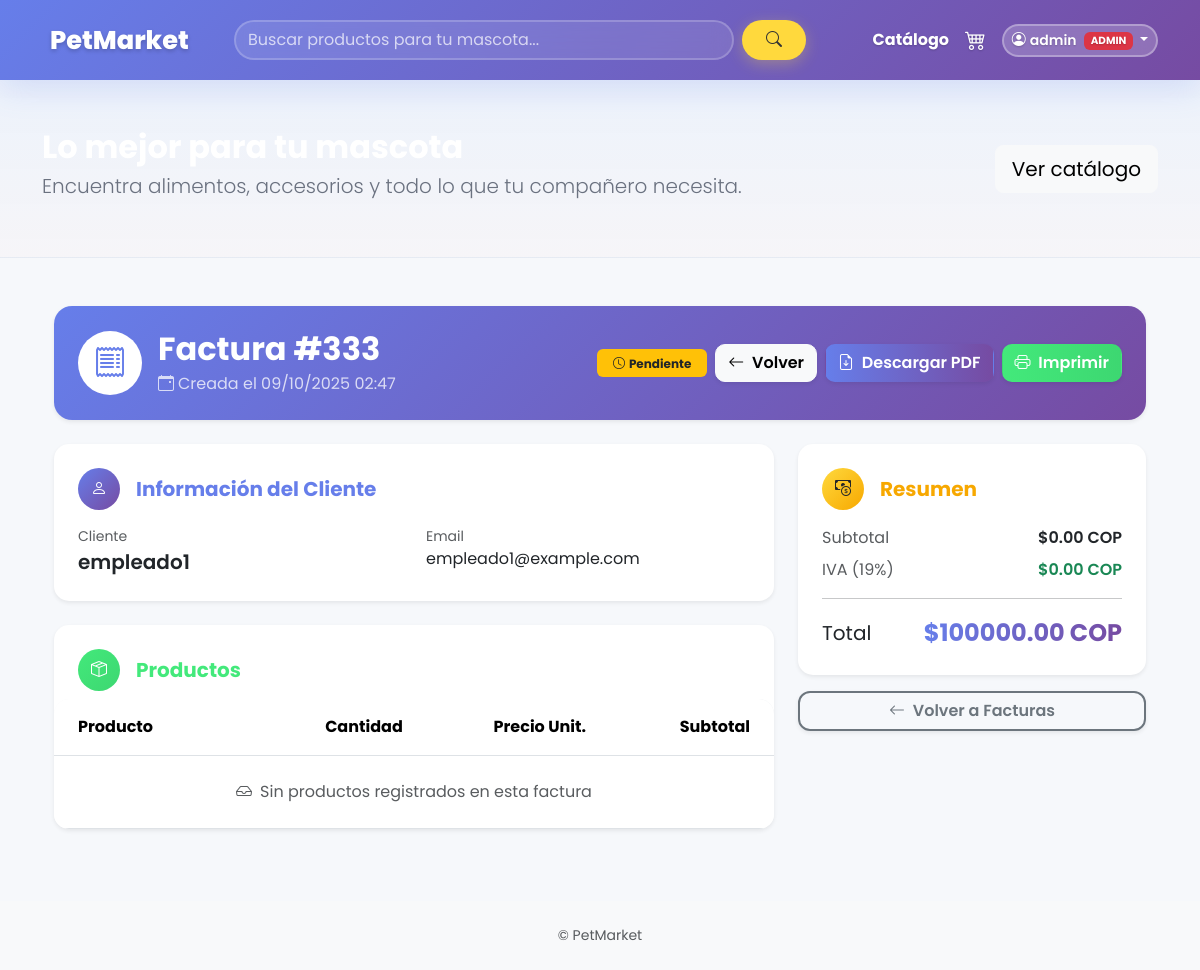
The page /empleados/admin/factura/1/ (signed in) on the database its author committed.
### accounts/models.py (models this page shows)
class CustomUser(AbstractUser):
    ROLE_CHOICES = (
        ('admin', 'Administrador'),
        ('empleado', 'Empleado'),
        ('cliente', 'Cliente'),
    )
    role = models.CharField(max_length=20, choices=ROLE_CHOICES, default='cliente')

### facturas/models.py (models this page shows, shortened)
class Factura(models.Model):
    TIPO_CHOICES = [
        ('factura', 'Factura'),
        ('cotizacion', 'Cotización'),
    ]
    user = models.ForeignKey(settings.AUTH_USER_MODEL, on_delete=models.CASCADE, null=True, blank=True)
    numero = models.CharField(max_length=50, unique=True)
    tipo = models.CharField(max_length=20, choices=TIPO_CHOICES, default='factura')
    aplica_iva = models.BooleanField(default=True, verbose_name='Aplica IVA 19%')
    subtotal = models.DecimalField(max_digits=12, decimal_places=2, default=0)
    iva = models.DecimalField(max_digits=12, decimal_places=2, default=0)
    total = models.DecimalField(max_digits=12, decimal_places=2, default=0)
    STATUS_CHOICES = [
        ('pending', 'Pendiente'),
        ('paid', 'Pagada'),
        ('cancelled', 'Anulada'),
    ]
    status = models.CharField(max_length=20, choices=STATUS_CHOICES, default='pending')
    mp_preference_id = models.CharField(max_length=255, null=True, blank=True)
    mp_payment_id = models.CharField(max_length=255, null=True, blank=True)
    paid_at = models.DateTimeField(null=True, blank=True)
    created_at = models.DateTimeField(auto_now_add=True)
    nombre_cliente = models.CharField(max_length=100, blank=True, null=True)
    email_cliente = models.EmailField(blank=True, null=True)

### empleados/views.py (the view)
# urls.py: path('admin/factura/<int:pk>/', admin_factura_detail, name='admin_factura_detail'),
@login_required
@user_passes_test(is_admin)
def admin_factura_detail(request, pk):
    factura = get_object_or_404(Factura, pk=pk)
    return render(request, 'admin_panel/factura_detail.html', {'factura': factura})

### empleados/views.py (called while the page is built)
def is_admin(user):
    return user.is_superuser or getattr(user, 'role', None) == 'admin'

### petmarket/context_processors.py (called while the page is built)
def cart_count(request):
    cart = request.session.get('cart', {})
    count = sum(cart.values()) if isinstance(cart, dict) else 0
    return {'cart_count': count}

### templates/admin_panel/factura_detail.html (shortened to what this page needs)
{% extends 'base.html' %}
{% block content %}
<div class="container-fluid py-4">
  <div class="row mb-4">
    <div class="col-12">
      <div class="card border-0 shadow-sm" style="border-radius: 18px; background: linear-gradient(135deg, #667eea 0%, #764ba2 100%);">
        <div class="card-body p-4">
          <div class="d-flex flex-wrap justify-content-between align-items-center gap-3">
            <div class="d-flex align-items-center">
              <div class="rounded-circle bg-white d-flex align-items-center justify-content-center" style="width:64px; height:64px;">
                <i class="bi bi-receipt" style="font-size: 2rem; color:#667eea;"></i>
              </div>
              <div class="ms-3 text-white">
                <h2 class="mb-1 fw-bold">{{ factura.get_tipo_display }} <span class="opacity-90">#{{ factura.numero }}</span></h2>
                <div class="opacity-75"><i class="bi bi-calendar-event me-1"></i>Creada el {{ factura.created_at|date:'d/m/Y H:i' }}</div>
              </div>
            </div>
            <div class="d-flex align-items-center gap-2">
              {% if factura.status == 'paid' %}
                <span class="badge bg-success bg-opacity-100 px-3 py-2"><i class="bi bi-check-circle me-1"></i>Pagada</span>
              {% elif factura.status == 'cancelled' %}
                <span class="badge bg-danger px-3 py-2"><i class="bi bi-x-circle me-1"></i>Anulada</span>
              {% else %}
                <span class="badge bg-warning text-dark px-3 py-2"><i class="bi bi-clock me-1"></i>Pendiente</span>
              {% endif %}
              <a href="{% url 'empleados:admin_facturas_list' %}" class="btn btn-light fw-semibold shadow-sm" style="border-radius:10px;">
                <i class="bi bi-arrow-left me-1"></i> Volver
              </a>
              <a href="{% url 'empleados:admin_factura_pdf' factura.pk %}" class="btn text-white fw-semibold shadow-sm" style="border-radius:10px; background: linear-gradient(90deg, #667eea 0%, #764ba2 100%);">
                <i class="bi bi-file-earmark-arrow-down me-1"></i> Descargar PDF
              </a>
              <button type="button" onclick="window.print()" class="btn text-white fw-semibold shadow-sm" style="border-radius:10px; background: linear-gradient(90deg, #43e97b 0%, #3dd771 100%);">
                <i class="bi bi-printer me-1"></i> Imprimir
              </button>
            </div>
          </div>
        </div>
      </div>
    </div>
  </div>
  <div class="row">
    <div class="col-lg-8 mb-4">
      <div class="card border-0 shadow-sm mb-4" style="border-radius: 15px;">
        <div class="card-body p-4">
          <div class="d-flex align-items-center mb-3">
            <div class="rounded-circle d-flex align-items-center justify-content-center me-3" style="width: 42px; height: 42px; background: linear-gradient(135deg, #667eea 0%, #764ba2 100%);">
              <i class="bi bi-person text-white"></i>
            </div>
            <h5 class="mb-0 fw-bold" style="color:#667eea;">Información del Cliente</h5>
          </div>
          <div class="row g-4">
            <div class="col-md-6">
              <div class="small text-muted">Cliente</div>
              <div class="fs-5 fw-semibold">
                {% if factura.nombre_cliente %}
                  {{ factura.nombre_cliente }}
                {% elif factura.user %}
                  {{ factura.user.get_full_name|default:factura.user.username }}
                {% else %}
                  Cliente sin registrar
                {% endif %}
              </div>
            </div>
            <div class="col-md-6">
              <div class="small text-muted">Email</div>
              <div class="fs-6">
                {% if factura.email_cliente %}
                  {{ factura.email_cliente }}
                {% elif factura.user %}
                  {{ factura.user.email }}
                {% else %}
                  <span class="text-muted">No especificado</span>
                {% endif %}
              </div>
            </div>
          </div>
        </div>
      </div>
      <div class="card border-0 shadow-sm" style="border-radius: 15px;">
        <div class="card-body p-0">
          <div class="px-4 pt-4 pb-2 d-flex align-items-center">
            <div class="rounded-circle d-flex align-items-center justify-content-center me-3" style="width: 42px; height: 42px; background: linear-gradient(135deg, #43e97b 0%, #3dd771 100%);">
              <i class="bi bi-box-seam text-white"></i>
            </div>
            <h5 class="mb-0 fw-bold" style="color:#43e97b;">Productos</h5>
          </div>
          <div class="table-responsive">
            <table class="table table-hover align-middle mb-0" style="border-radius: 15px; overflow:hidden;">
              <thead style="background: linear-gradient(90deg, #f8f9fa 0%, #e9ecef 100%);">
                <tr>
                  <th class="py-3 ps-4">Producto</th>
                  <th class="py-3 text-center" style="width:140px;">Cantidad</th>
                  <th class="py-3 text-end" style="width:160px;">Precio Unit.</th>
                  <th class="py-3 text-end pe-4" style="width:180px;">Subtotal</th>
                </tr>
              </thead>
              <tbody>
                {% for item in factura.items.all %}
                <tr class="row-hover">
                  <td class="ps-4">
                    <div class="fw-semibold">{{ item.producto.nombre }}</div>
                    {% if item.producto.categoria %}
                      <span class="badge rounded-pill bg-light text-secondary mt-1">{{ item.producto.categoria.nombre }}</span>
                    {% endif %}
                  </td>
                  <td class="text-center">
                    <span class="badge" style="background: linear-gradient(90deg, #667eea 0%, #764ba2 100%);">{{ item.cantidad }}</span>
                  </td>
                  <td class="text-end">${{ item.precio|floatformat:2 }} <small class="text-muted">COP</small></td>
                  <td class="text-end pe-4 fw-bold" style="color:#3dd771;">${{ item.subtotal|floatformat:2 }} <small class="text-muted">COP</small></td>
                </tr>
                {% empty %}
                <tr>
                  <td colspan="4" class="text-center py-4 text-muted">
                    <i class="bi bi-inbox me-2"></i>Sin productos registrados en esta {{ factura.get_tipo_display|lower }}
                  </td>
                </tr>
                {% endfor %}
              </tbody>
            </table>
          </div>
        </div>
      </div>
    </div>
    <div class="col-lg-4 mb-4">
      <div class="position-sticky" style="top: 88px;">
        <div class="card border-0 shadow-sm mb-3" style="border-radius: 15px;">
          <div class="card-body p-4">
            <div class="d-flex align-items-center mb-3">
              <div class="rounded-circle d-flex align-items-center justify-content-center me-3" style="width: 42px; height: 42px; background: linear-gradient(135deg, #ffd93d 0%, #f7a800 100%);">
                <i class="bi bi-cash-coin text-dark"></i>
              </div>
              <h5 class="mb-0 fw-bold" style="color:#f7a800;">Resumen</h5>
            </div>
            <div class="d-flex justify-content-between mb-2">
              <span class="text-muted">Subtotal</span>
              <span class="fw-semibold">${{ factura.subtotal|floatformat:2 }} COP</span>
            </div>
            {% if factura.aplica_iva %}
            <div class="d-flex justify-content-between mb-2">
              <span class="text-muted">IVA (19%)</span>
              <span class="fw-semibold text-success">${{ factura.iva|floatformat:2 }} COP</span>
            </div>
            {% else %}
            <div class="d-flex justify-content-between mb-2">
              <span class="text-muted">IVA</span>
              <span class="badge bg-secondary">No aplica</span>
            </div>
            {% endif %}
            <hr>
            <div class="d-flex justify-content-between align-items-center">
              <span class="fs-5">Total</span>
              <span class="fs-4 fw-bold text-total-gradient">${{ factura.total|floatformat:2 }} COP</span>
            </div>
          </div>
        </div>
        <a href="{% url 'empleados:admin_facturas_list' %}" class="btn btn-outline-secondary w-100 fw-semibold shadow-sm" style="border-radius: 12px; border-width:2px;">
          <i class="bi bi-arrow-left me-1"></i> Volver a Facturas
        </a>
      </div>
    </div>
  </div>
</div>
{% endblock %}

### templates/base.html (shortened to what this page needs)
{% load static %}
<!doctype html>
<html lang="es">
  <head>
  <link href="https://cdn.jsdelivr.net/npm/bootstrap@5.3.2/dist/css/bootstrap.min.css" rel="stylesheet">
  <link rel="stylesheet" href="https://cdn.jsdelivr.net/npm/bootstrap-icons@1.11.3/font/bootstrap-icons.css">
    <link rel="stylesheet" href="{% static 'css/site.css' %}">
  </head>
  <body style="font-family: 'Poppins', system-ui, -apple-system, 'Segoe UI', Roboto, 'Helvetica Neue', Arial;">
    <nav class="navbar navbar-expand-lg navbar-dark py-3" style="background: linear-gradient(135deg, #667eea 0%, #764ba2 100%); box-shadow: 0 8px 32px rgba(102, 126, 234, 0.2);">
      <div class="container">
        <a class="navbar-brand d-flex align-items-center" href="/" style="text-decoration:none;">
          <div class="petmarket-logo-text">
            <span style="font-weight:800; color:white; font-size:1.6rem; text-shadow: 0 2px 4px rgba(0,0,0,0.2);">PetMarket</span>
          </div>
        </a>
        <div class="collapse navbar-collapse" id="mainNav">
          <div class="mx-auto my-2 my-lg-0" style="width:60%">
            <form class="d-flex" method="get" action="/productos/">
              <input class="form-control me-2" type="search" placeholder="Buscar productos para tu mascota..." aria-label="Buscar" name="q" value="{{ request.GET.q }}" style="border-radius: 25px; border: 2px solid rgba(255,255,255,0.2); background: rgba(255,255,255,0.1); color: white; backdrop-filter: blur(10px);" onFocus="this.style.background='rgba(255,255,255,0.2)'" onBlur="this.style.background='rgba(255,255,255,0.1)'">
              <button class="btn btn-warning" type="submit" style="border-radius: 25px; padding: 0.5rem 1.5rem; font-weight: 600; background: #ffd93d; border: none; color: #333; box-shadow: 0 4px 15px rgba(255, 217, 61, 0.3);">
                <i class="bi bi-search"></i>
              </button>
            </form>
          </div>
          <ul class="navbar-nav ms-auto align-items-center">
            <li class="nav-item"><a class="nav-link text-white fw-bold" href="/productos/" style="text-shadow: 0 1px 2px rgba(0,0,0,0.2); transition: all 0.3s ease;" onMouseOver="this.style.color='#ffd93d'" onMouseOut="this.style.color='white'">Catálogo</a></li>
            <li class="nav-item">
              <a class="nav-link position-relative text-white" href="/carrito/" style="font-size: 1.3rem; text-shadow: 0 1px 2px rgba(0,0,0,0.2); transition: all 0.3s ease;" onMouseOver="this.style.color='#ffd93d'" onMouseOut="this.style.color='white'">
                <i class="bi bi-cart4"></i>
              </a>
            </li>
            <li class="nav-item ms-2">
              {% if request.user.is_authenticated %}
                <div class="dropdown">
                  <a class="btn btn-sm dropdown-toggle" href="#" role="button" data-bs-toggle="dropdown" style="background: rgba(255,255,255,0.2); color: white; border: 2px solid rgba(255,255,255,0.3); border-radius: 25px; backdrop-filter: blur(10px); font-weight: 600; text-shadow: 0 1px 2px rgba(0,0,0,0.2);">
                    <i class="bi bi-person-circle me-1"></i>{{ request.user.username }}
                    {% if request.user.is_superuser or request.user.role == 'admin' %}
                      <span class="badge bg-danger ms-1" style="font-size: 0.65rem;">ADMIN</span>
                    {% elif request.user.role == 'empleado' %}
                      <span class="badge bg-info ms-1" style="font-size: 0.65rem;">EMPLEADO</span>
                    {% endif %}
                  </a>
                </div>
              {% endif %}
            </li>
          </ul>
        </div>
      </div>
    </nav>
    {% if request.resolver_match.url_name != 'index' %}
    <header class="site-hero-compact py-5 text-white">
      <div class="container">
        <div class="row align-items-center">
          <div class="col-md-8">
            <h2 class="fw-bold mb-1">Lo mejor para tu mascota</h2>
            <p class="lead mb-2">Encuentra alimentos, accesorios y todo lo que tu compañero necesita.</p>
          </div>
          <div class="col-md-4 text-md-end">
            <a href="/productos/" class="btn btn-light btn-lg">Ver catálogo</a>
          </div>
        </div>
      </div>
    </header>
    {% endif %}
    <main class="py-4">
      <div class="container">
        {% block content %}{% endblock %}
      </div>
    </main>
    <footer class="text-muted py-4 bg-light">
      <div class="container text-center small">© PetMarket</div>
    </footer>
  </body>
 </html>

### static/css/site.css (style rules this page uses)
:root { --primary: #0d6efd; --accent: #ff6b6b; --muted: #6b7280; }
body { background: #f6f8fb; color: #0f172a }
.navbar-brand { font-weight: 800; color: var(--primary) !important }
.card { border: 0; border-radius: 12px; }
.site-hero-compact { padding: 2.5rem 0; text-align: left; background: linear-gradient(180deg, rgba(13,110,253,0.04), rgba(255,107,107,0.02)); border-bottom: 1px solid rgba(0,0,0,0.03); }
.site-hero-compact h2 { font-weight:800 }
.site-hero-compact p { color:var(--muted) }
html { scroll-behavior: smooth; }
.navbar { transition: all 0.3s ease; }
.navbar .form-control::placeholder { color: rgba(255, 255, 255, 0.7) !important; }
.petmarket-logo-text { display: flex; align-items: center; transition: all 0.3s ease; }

### templates/admin_panel/factura_detail.html (style rules this page uses)
.text-total-gradient { background: linear-gradient(90deg, #667eea 0%, #764ba2 100%); -webkit-background-clip: text; -webkit-text-fill-color: transparent; background-clip: text; }

### templates/base.html (style rules this page uses)
.badge { animation: pulse 2s infinite; }

### rows shown on the page
CustomUser: user.username "admin"
Factura: tipo "Factura", numero "333", created_at "09/10/2025 02:47", user.get_full_name "empleado1", user.email "empleado1@example.com", tipo "factura", subtotal "0.00", iva "0.00", total "100000.00"
